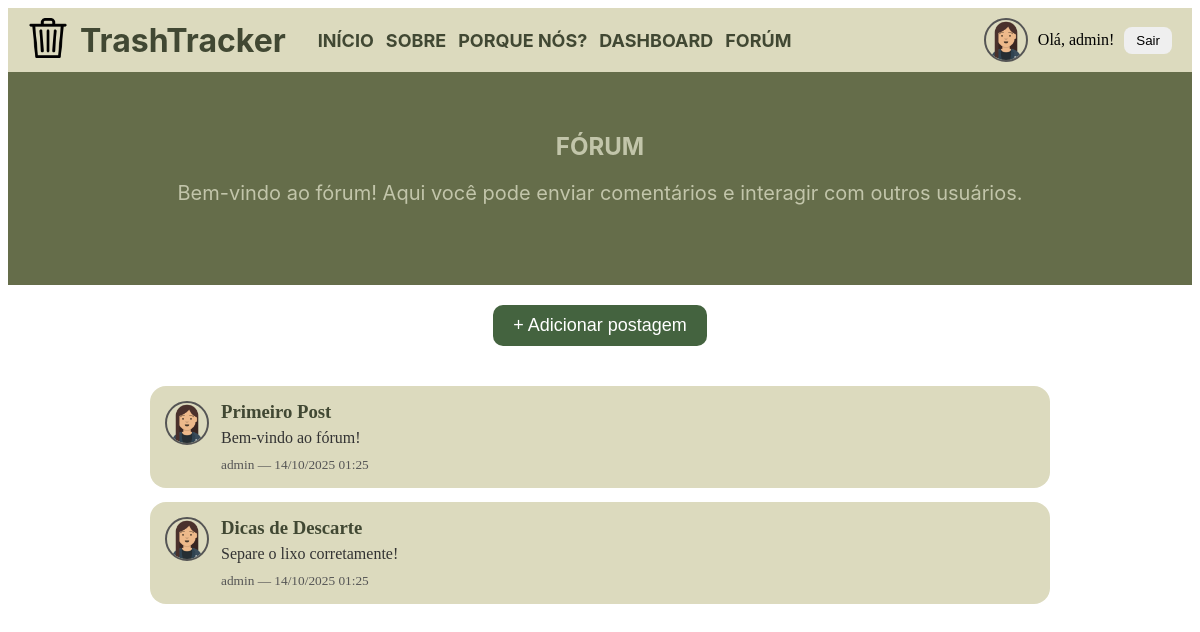
Page /php/forum.php (signed in) on the committed database.
### tables this page shows
CREATE TABLE IF NOT EXISTS forum (
    id INT AUTO_INCREMENT PRIMARY KEY,
    titulo VARCHAR(255) NOT NULL,
    conteudo TEXT NOT NULL,
    autor VARCHAR(50) NOT NULL,
    data_criacao TIMESTAMP DEFAULT CURRENT_TIMESTAMP,
    FOREIGN KEY (autor) REFERENCES usuarios(usuario) ON DELETE CASCADE
);

CREATE TABLE IF NOT EXISTS usuarios (
    id INT AUTO_INCREMENT PRIMARY KEY,
    nome VARCHAR(100) NOT NULL,
    usuario VARCHAR(50) UNIQUE NOT NULL,
    email VARCHAR(100) UNIQUE NOT NULL,
    senha VARCHAR(255) NOT NULL,
    tipo ENUM('admin','user') DEFAULT 'user',
    avatar VARCHAR(255) DEFAULT 'avatar1.png'
);

### php/forum.php (the view, shortened to what this page needs)
<!DOCTYPE html>
<html lang="pt-br">
<head>
    <link rel="stylesheet" href="../css/forum.css">
</head>
<body>
    <header>
        <a href="index.php">
            <img src="../images/trash.png" alt="Logo">
        </a>
        <div class="header-title">
            <h1>TrashTracker</h1>
        </div>
        <nav class="header-nav">
            <a href="index.php">INÍCIO</a>
            <a href="sobre.php">SOBRE</a>
            <a href="porque.php">PORQUE NÓS?</a>
            <a href="dashboard.php">DASHBOARD</a>
            <a href="forum.php">FORÚM</a>
        </nav>
        <div class="header-user">
            <?php if(!empty($_SESSION['avatar'])): ?>
                <img src="../php/avatares/<?php echo htmlspecialchars($_SESSION['avatar']); ?>" alt="Avatar">
            <?php else: ?>
                <img src="../php/avatares/avatar1.png" alt="Avatar padrão">
            <?php endif; ?>
            <span>Olá, <?php echo htmlspecialchars($_SESSION['usuario']); ?>!</span>
            <a href="logout.php"><button>Sair</button></a>
        </div>
    </header>
    <section class="section-top">
        <h1>FÓRUM</h1>
        <p>Bem-vindo ao fórum! Aqui você pode enviar comentários e interagir com outros usuários.</p>
    </section>
    <div class="btn-add-wrapper">
        <button id="btn-form">+ Adicionar postagem</button>
    </div>
    <main class="container-posts">
        <?php
        include 'db.php';
        $sql = "SELECT f.*, u.avatar FROM forum f
                LEFT JOIN usuarios u ON f.autor = u.usuario
                ORDER BY f.data_criacao DESC";
        $result = $conn->query($sql);
        if ($result && $result->num_rows > 0):
            while ($row = $result->fetch_assoc()):
                $avatar = !empty($row['avatar']) ? $row['avatar'] : 'avatar1.png';
        ?>
            <article class="post-card">
                <img src="avatares/<?php echo htmlspecialchars($avatar); ?>" alt="Avatar">
                <div class="post-content">
                    <h3><?php echo htmlspecialchars($row['titulo']); ?></h3>
                    <p><?php echo nl2br(htmlspecialchars($row['conteudo'])); ?></p>
                    <small><?php echo htmlspecialchars($row['autor']); ?> — <?php echo date('d/m/Y H:i', strtotime($row['data_criacao'])); ?></small>
                </div>
            </article>
        <?php
            endwhile;
        else:
            echo "<p class='no-posts'>Ainda não há comentários.</p>";
        endif;
        ?>
    </main>
</body>
</html>

### css/forum.css (style rules this page uses)
header { background-color: rgb(220, 218, 190); padding: 10px 20px; display: flex; align-items: center; gap: 12px; }
header img { width: 40px; height: 40px; }
.header-title h1 { font-family: Inter; color: rgb(65, 72, 51); margin: 0; }
.header-nav { margin-left: 20px; display: flex; gap: 12px; }
.header-nav a { font-family: Inter; font-weight: bold; font-size: 18px; color: rgb(65,72,51); text-decoration: none; }
.header-user { margin-left: auto; display: flex; align-items: center; gap: 10px; }
.header-user img { width: 40px; height: 40px; border-radius: 50%; object-fit: cover; border: 2px solid #555; }
.header-user button { padding: 6px 12px; border-radius: 8px; border: none; cursor: pointer; }
.section-top { background-color: rgb(101, 109, 74); color: rgb(194,197,170); padding: 60px 20px; text-align: center; }
.section-top h1 { margin: 0; font-family: Inter; }
.section-top p { font-family: Inter; font-size: 20px; }
.btn-add-wrapper { text-align: center; margin: 20px 0; }
#btn-form { background-color: #44633F; color: #fff; padding: 10px 20px; border: none; border-radius: 10px; cursor: pointer; font-size: 18px; }
.container-posts { max-width: 900px; margin: 0 auto; padding: 20px; }
.post-card { display: flex; gap: 12px; background: rgb(220,218,190); border-radius: 16px; padding: 15px; margin-bottom: 14px; align-items: flex-start; }
.post-card img { width: 40px; height: 40px; border-radius: 50%; object-fit: cover; border: 2px solid #555; }
.post-content h3 { margin: 0 0 6px 0; color: #414833; }
.post-content p { margin: 0 0 8px 0; color: #333; }
.post-content small { color: #555; }

### rows in the picture
forum: usuarios.avatar (picture), titulo "Primeiro Post", conteudo "Bem-vindo ao fórum!", autor "admin", data_criacao "14/10/2025 01:25"
forum: usuarios.avatar (picture), titulo "Dicas de Descarte", conteudo "Separe o lixo corretamente!", autor "admin", data_criacao "14/10/2025 01:25"

### other values in the picture
$_SESSION['usuario'] "admin"
